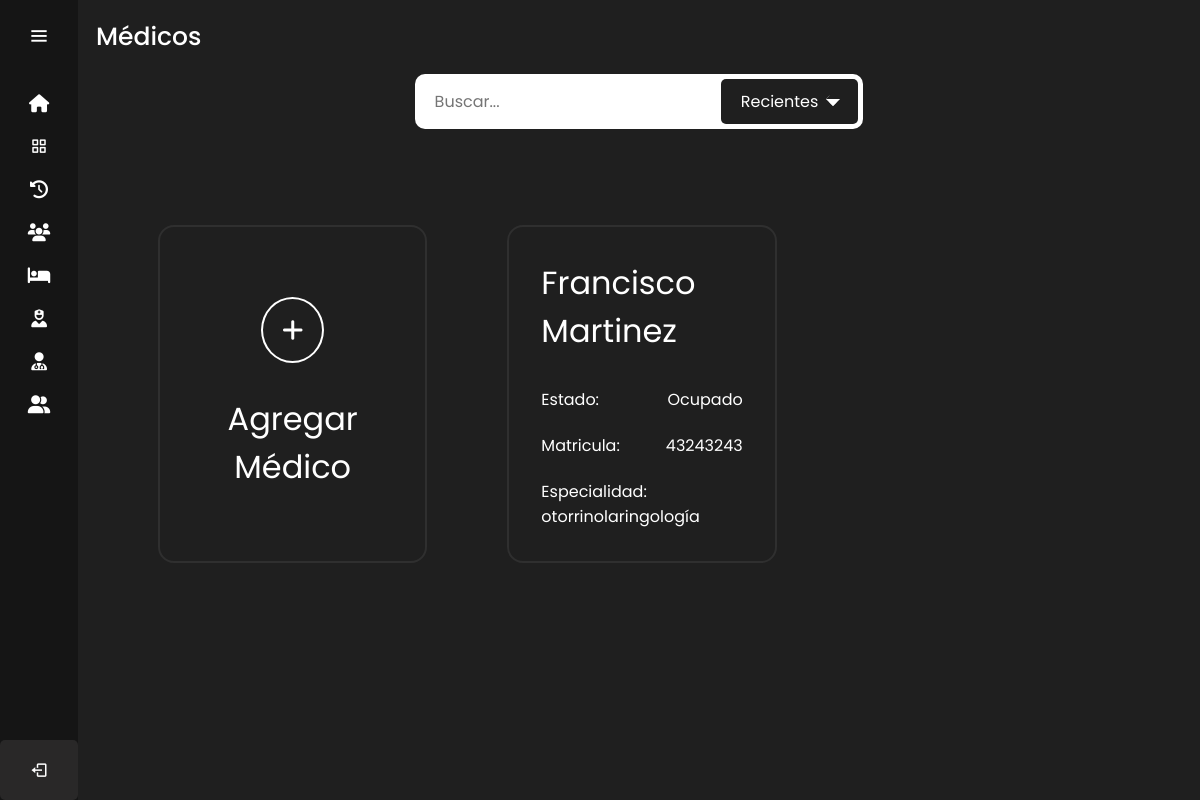
The page /medicos/ (signed in) on the database its author committed.
### sitio/models.py (models this page shows)
class Medico(models.Model):
    DNI=models.CharField(max_length=8)
    nombre=models.CharField(max_length=50)
    apellido=models.CharField(max_length=100)
    matricula=models.CharField(max_length=10)
    direccion = models.TextField()
    email = models.EmailField()
    telefono = models.CharField(max_length=12)
    estado=models.BooleanField(default=False)
    especialidad=models.CharField(max_length=100)
    genero=models.CharField(max_length=12, default='Masculino')
    fecha_nacimiento=models.DateField()
    lunesMI = models.TimeField(null=True)
    lunesMF = models.TimeField(null=True)
    lunesTI = models.TimeField(null=True)
    lunesTF = models.TimeField(null=True)
    martesMI = models.TimeField(null=True)
    martesMF = models.TimeField(null=True)
    martesTI = models.TimeField(null=True)
    martesTF = models.TimeField(null=True)
    miercolesMI = models.TimeField(null=True)
    miercolesMF = models.TimeField(null=True)
    miercolesTI = models.TimeField(null=True)
    miercolesTF = models.TimeField(null=True)
    juevesMI = models.TimeField(null=True)
    juevesMF = models.TimeField(null=True)
    juevesTI = models.TimeField(null=True)
    juevesTF = models.TimeField(null=True)
    viernesMI = models.TimeField(null=True)
    viernesMF = models.TimeField(null=True)
    viernesTI = models.TimeField(null=True)
    viernesTF = models.TimeField(null=True)
    sabadoMI = models.TimeField(null=True)
    sabadoMF = models.TimeField(null=True)
    sabadoTI = models.TimeField(null=True)
    sabadoTF = models.TimeField(null=True)
    domingoMI = models.TimeField(null=True)
    domingoMF = models.TimeField(null=True)
    domingoTI = models.TimeField(null=True)
    domingoTF = models.TimeField(null=True)

### sitio/views.py (the view)
# urls.py: path('medicos/',login_required(views.medicos),name='medicos'),
def medicos (request):
    medicoss=Medico.objects.all()
    return render(request,'medicos.html',{'medicos':medicoss})

### sitio/templates/medicos.html (shortened to what this page needs)
{% extends 'layouts/nav.html' %} {% load static %}
{% block content %}
<head>
    <link rel="stylesheet" href="{% static '/styles/pacientes_medicos_enfermeros_styles.css' %}" />
    <link
      rel="stylesheet"
      href="https://use.fontawesome.com/releases/v5.15.4/css/all.css"
    />
  </head>
  <div class="text">Médicos</div>
  <div class="container_filtros_busqueda">
    <div class="filtros_busqueda">
        <form action="#">
            <div class="input_box">
                <input type="text" placeholder="Buscar..." required>
                <div class="selection"><p>Recientes</p><span></span></div>
            </div>
        </form>
    </div>
  </div>
  <div class="container_pacientes_medicos_enfermeros">
    <a href="/agregar_medico" class="agregar_paciente_medico_enfermero">
      <div class="icon_agregar_paciente_medico_enfermero"><i class="fa-solid fa-plus"></i></div>
      <div class="title_paciente_medico_enfermero">Agregar Médico</div>
    </a>
    {% for medicos in medicos %}
    <a href="{% url 'perfil_medico' medicos.id %}" class="paciente_medico_enfermero">
        <div class="title_paciente_medico_enfermero">{{ medicos.nombre }} {{ medicos.apellido }}</div>
        <div class="extra_info_paciente_medico_enfermero">
          <div class="flex_info">
            <p>Estado: </p>
            <p>Ocupado</p>
          </div>
          <div class="flex_info">
            <p>Matricula: </p>
            <p>{{ medicos.matricula }}</p>
          </div>
          <div class="flex_info">
            <p>Especialidad: </p>
            <p>{{ medicos.especialidad }}</p>
          </div>
        </div>
    </a>
    {% endfor %}
  </div>
{% endblock %}

### sitio/static/Styles/nav_styles.css (style rules this page uses)
body { position: relative; }
:root { --color-default:#151515; --color-second:#292828; --color-white:#fff; --color-body:#1F1F1F; --color-light:#e0e0e0; --color-text:#fff; }
* { padding: 0%; margin: 0%; box-sizing: border-box; font-family: 'Poppins', sans-serif; }
body { min-height: 100vh; }
.home-section .text { display: inline-block; color:var(--color-text); font-size: 25px; font-weight: 500; margin: 18px; }

### sitio/static/Styles/pacientes_medicos_enfermeros_styles.css (style rules this page uses)
.filtros_busqueda { background-color: #fff; border-radius: 10px; padding: 5px; width: 40%; margin: 0 auto 2em; }
.filtros_busqueda form .input_box { width: 100%; display: flex; align-items: center; position: relative; }
.filtros_busqueda form .input_box input { width: 100%; font-size: 1em; padding: 10px 15px; border: none; outline: none; }
.filtros_busqueda form .selection { background-color: #1f1f1f; padding: 10px 20px; border-radius: 5px; cursor: pointer; display: flex; align-items: center; }
.filtros_busqueda form .selection p { font-size: 1em; color: #fff; }
.filtros_busqueda form .selection span { border-right: 5px solid #fff; border-bottom: 5px solid #fff; border-left: 5px solid #1f1f1f; border-top: 5px solid #1f1f1f; display: inline-block; rotate: 45deg; margin-left: 10px; margin-bottom: 5px; }
.container_pacientes_medicos_enfermeros { display: grid; grid-template-columns: 28% 28% 28%; gap: 5em; padding: 4em 5em; }
.icon_agregar_paciente_medico_enfermero { padding: .8em; border: 2px solid white; border-radius: 100%; font-size: 1.5em; }
.agregar_paciente_medico_enfermero { display: flex; flex-direction: column; align-items: center; justify-content: center; gap: 2em; padding: 2em; color: white; border: 2px solid #2F2F2F; border-radius: 1em; text-decoration: none; text-align: center; }
.paciente_medico_enfermero { display: flex; flex-direction: column; gap: 2em; padding: 2em; color: white; border: 2px solid #2F2F2F; border-radius: 1em; text-decoration: none; }
.title_paciente_medico_enfermero { font-size: 2em; }
.extra_info_paciente_medico_enfermero { display: flex; flex-direction: column; gap: 1.3em; }
.flex_info { display: flex; flex-wrap: wrap; justify-content: space-between; }

### rows shown on the page
Medico: nombre "Francisco", apellido "Martinez", matricula "43243243", especialidad "otorrinolaringología"
